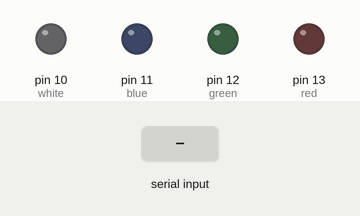
The sketch below on a simulated Arduino Uno, built with avr-gcc and run on an emulated ATmega328P. Parts: output pins drawn as LEDs (lit = HIGH). The test bench sets the inputs (shaded band).

Above: at 1.2 s.
1.3 s: "0" received over Serial
At 1.6 s:
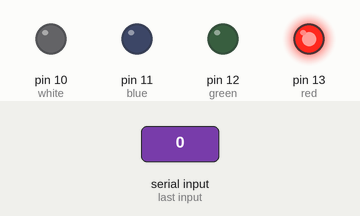
2.8 s: "2" received over Serial
At 3.9 s:
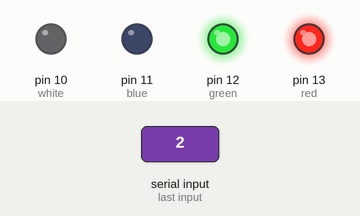
4.3 s: "1" received over Serial
At 5.0 s:
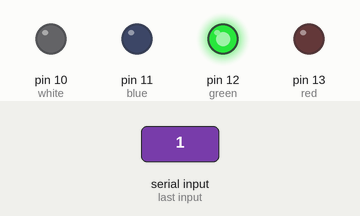
5.8 s: "4" received over Serial
At 6.2 s:
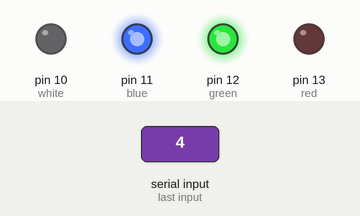
7.3 s: "3" received over Serial
At 8.5 s:
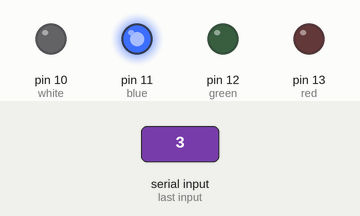
8.8 s: "6" received over Serial
At 9.7 s:
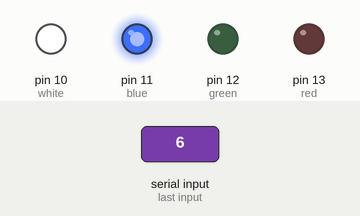
Timing chart, 0 to 11.3 s (numbered marks = the images above; inputs shaded):
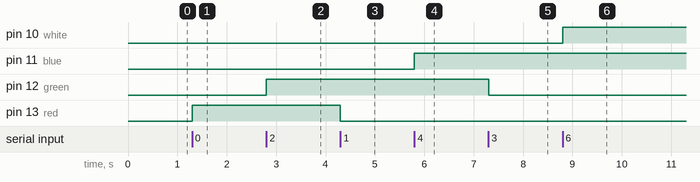

Measured:
- after the input at 1.3 s, pin 13 (red): LOW → HIGH at once
- after the input at 2.8 s, pin 12 (green): LOW → HIGH at once
- after the input at 4.3 s, pin 13 (red): HIGH → LOW at once
- after the input at 5.8 s, pin 11 (blue): LOW → HIGH at once
- after the input at 7.3 s, pin 12 (green): HIGH → LOW at once
- after the input at 8.8 s, pin 10 (white): LOW → HIGH at once

The sketch:

LB_Sketch.ino
```cpp
/*********************************************************************
* Creado por: Fredy A. Cáceres Ramos
* Fecha de creación de Sketch: 27/Julio/2016
* Última modificación del Sketch: 29/Julio/2016
* Practica #1
*********************************************************************/

/*
 * Referencias
 * https://geekytheory.com/tutorial-java-arduino-javaduino/
 * http://digitalyquetal.blogspot.com/2013/08/puerto-serial-arduino-en-linux.html
 */

const int red = 13;
const int green = 12;
const int blue = 11;
const int white = 10;
int lect = 0;

void setup() {
  Serial.begin(9600);
  pinMode(red, OUTPUT);
  pinMode(green, OUTPUT);
  pinMode(blue, OUTPUT);
  pinMode(white, OUTPUT);
  digitalWrite(red, LOW);
  digitalWrite(green, LOW);
  digitalWrite(blue, LOW);
  digitalWrite(white, LOW);
}

void loop() {
  if(Serial.available() > 0) {
    lect = Serial.read();
    if(lect == '0')
      digitalWrite(red, HIGH);
    else if(lect == '1')
      digitalWrite(red, LOW);
    else if(lect == '2')
      digitalWrite(green, HIGH);
    else if(lect == '3')
      digitalWrite(green, LOW);
    else if(lect == '4')
      digitalWrite(blue, HIGH);
    else if(lect == '5')
      digitalWrite(blue, LOW);
    else if(lect == '6')
      digitalWrite(white, HIGH);
    else if(lect == '7')
      digitalWrite(white, LOW);
  }
}
```
